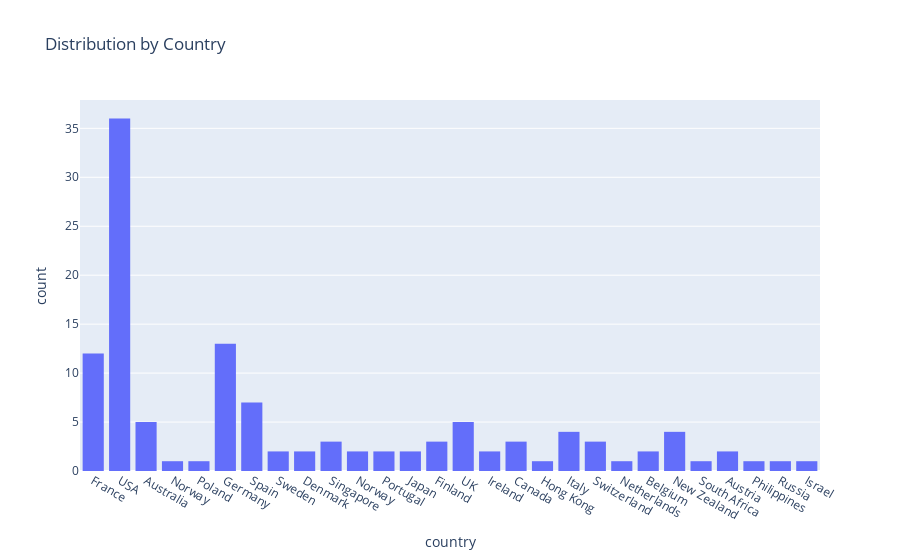

The notebook cell this image was saved under:
### Code cell
Graf1 = px.histogram(df, x="country", title='Distribution by Country')
Graf1.show()

### Figure 1 — Plotly figure (JSON) as saved in the notebook; plotly's stock layout.template omitted (floating-point values rounded to 4 significant figures)
{"data": [{"alignmentgroup": "True", "bingroup": "x", "hovertemplate": "country=%{x}<br>count=%{y}<extra></extra>", "legendgroup": "", "marker": {"color": "#636efa"}, "name": "", "offsetgroup": "", "orientation": "v", "showlegend": false, "type": "histogram", "x": ["France", "USA", "Australia", "France", "Norway", "USA", "Poland", "Germany", "USA", "USA", "Spain", "Sweden", "Denmark", "France", "Singapore", "USA", "USA", "USA", "Singapore", "Norway  ", "USA", "Portugal", "France", "France", "USA", "USA", "Japan", "USA", "Finland", "UK", "Ireland", "USA", "UK", "Canada", "USA", "USA", "Singapore", "France", "Hong Kong", "Spain", "USA", "Germany", "Denmark", "Canada", "Spain", "USA", "UK", "France", "Germany", "Italy", "France", "France", "Germany", "Canada", "Germany", "Australia", "Italy", "Australia", "USA", "Switzerland", "Switzerland", "Norway  ", "Netherlands", "Germany", "Finland", "Belgium", "USA", "USA", "USA", "New Zealand", "UK", "USA", "Australia", "Finland", "Germany", "USA", "Spain", "USA", "Ireland", "France", "France", "South Africa", "New Zealand", "Germany", "USA", "USA", "Portugal", "Switzerland", "USA", "Belgium", "Austria", "Philippines", "Italy", "Japan", "France", "Germany", "New Zealand", "Germany", "USA", "Germany", "USA", "Sweden", "USA", "Austria", "USA", "USA", "Spain", "Germany", "USA", "Spain", "Australia", "Italy", "USA", "Germany", "Russia", "Israel", "Spain", "USA", "USA", "UK", "USA", "New Zealand"], "xaxis": "x", "yaxis": "y"}], "layout": {"barmode": "relative", "legend": {"tracegroupgap": 0}, "title": {"text": "Distribution by Country"}, "xaxis": {"anchor": "y", "domain": [0, 1], "title": {"text": "country"}}, "yaxis": {"anchor": "x", "domain": [0, 1], "title": {"text": "count"}}}}
